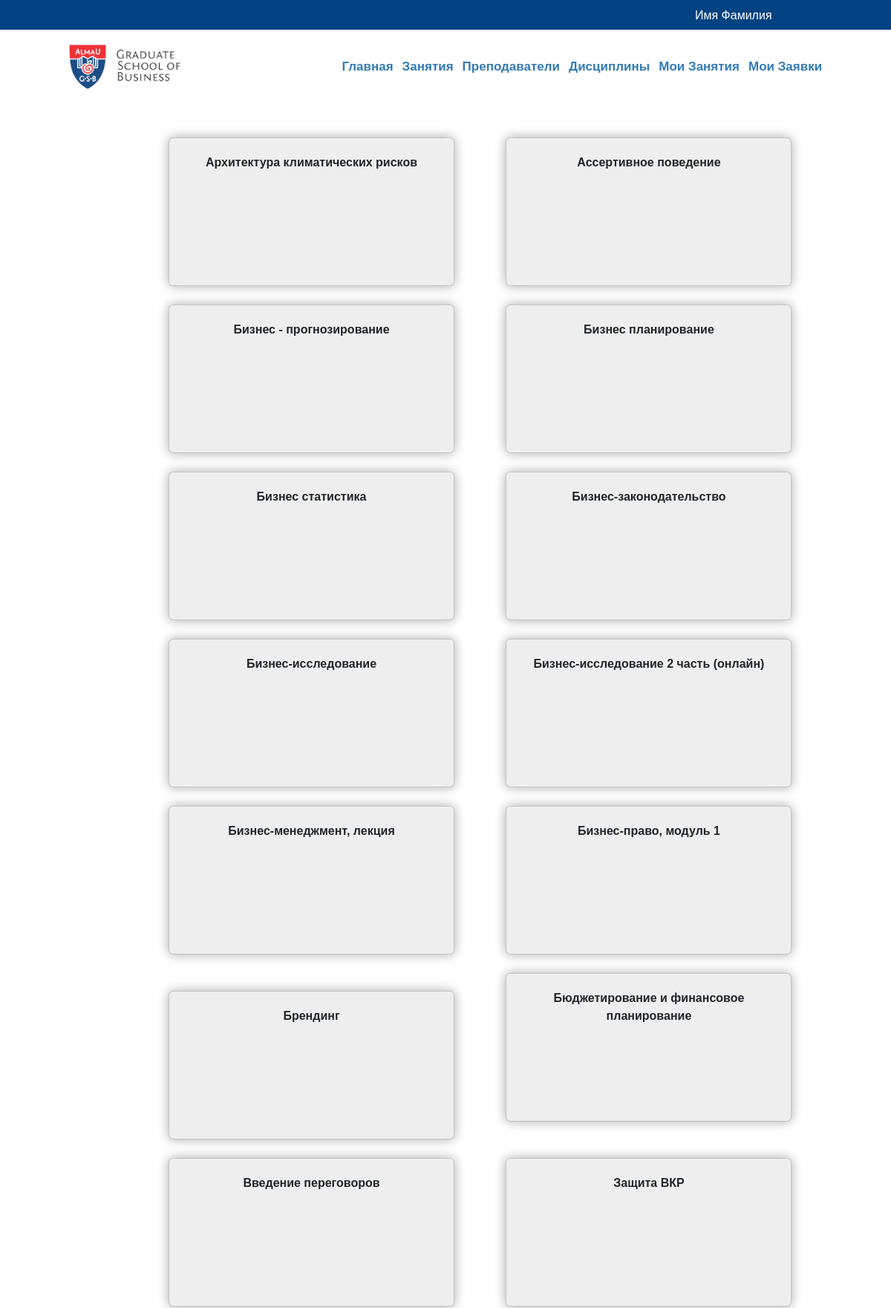
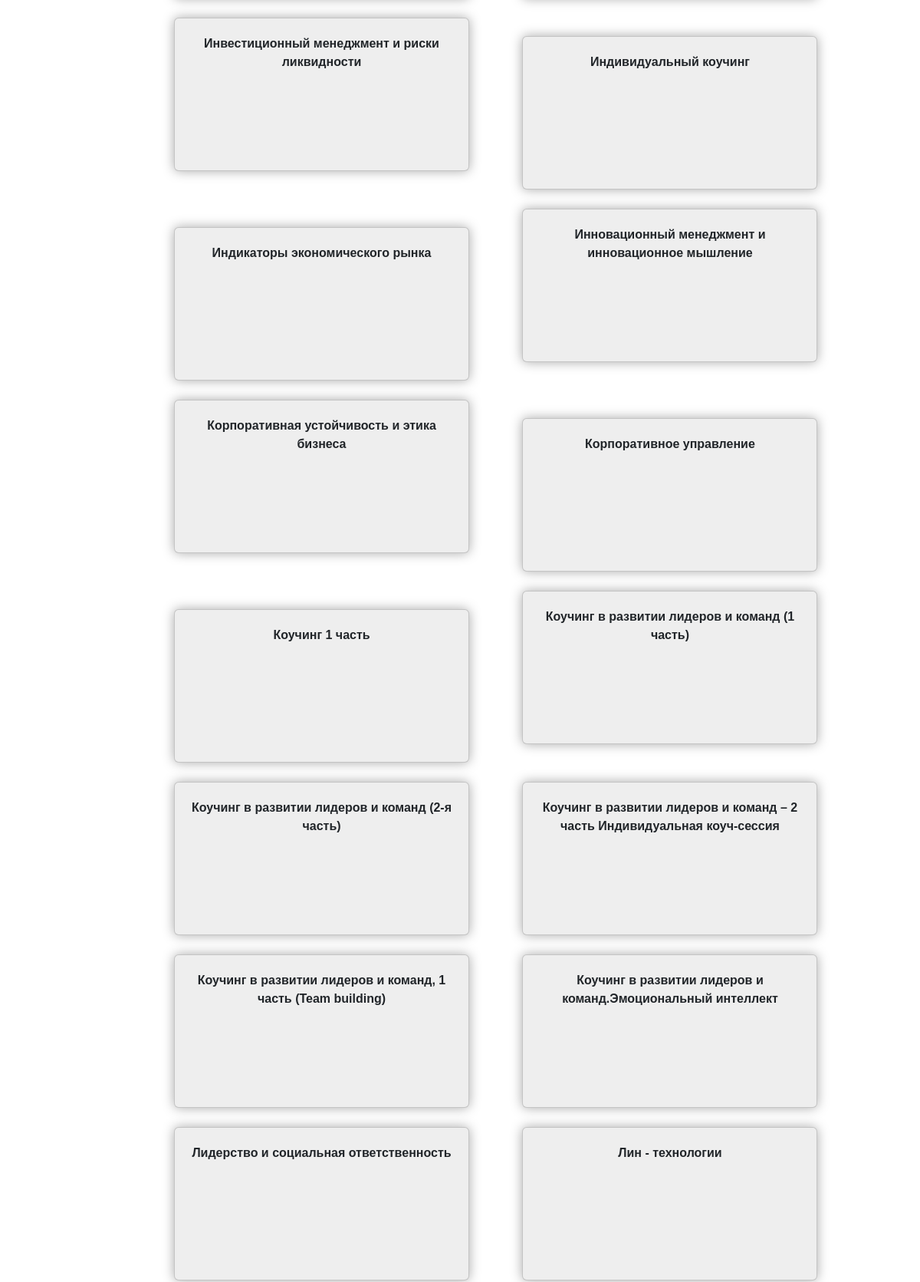
The app's page /disciplines/ (signed in, upper part) with its own data (2 pictures, top to bottom).
### main/models.py (models this page shows, shortened)
class Student(AbstractUser):
    type = models.ForeignKey(StudentType, on_delete=models.CASCADE, null=True)
    name = models.CharField('ФИО', max_length=255)
    number = models.IntegerField('Тел. номер', null=True)
    email = models.EmailField('Эл. почта', max_length=255)
    class Meta:
        verbose_name = 'Студент'
        verbose_name_plural = 'Студенты'

class Discipline(models.Model):
    title = models.CharField('Наименование', max_length=255)
    about = models.TextField('Описание', blank=True)
    class Meta:
        ordering = ['title']
        verbose_name = 'Дисциплина'
        verbose_name_plural = 'Дисциплины'

### main/views.py (the view)
# urls.py: path('disciplines/', views.disciplines, name='disciplines'),
def disciplines(request):
    error = 'No db'
    data = Discipline.objects.all()
    context = {
        'title': 'Дисциплины',
        'header': 'Занятия',
        'data': data,
        'error': error,
    }
    return render(request, 'disciplines.html', context)

### main/templates/disciplines.html (shortened to what this page needs)
{% extends 'base.html' %} {% block content%}
    {% for row in data %}
        <div class="card card-body lessonblock" style="background-color: #eee; width: 385px; height: 200px;">
            <p class="l-dis">{{row.title}}</p>
        </div>
    {% endfor %}
{% endblock %}

### main/templates/base.html (shortened to what this page needs)
{% load static %}
<!DOCTYPE html>
<html lang="en">
<head>
    <link rel="stylesheet" type="text/css" href="{% static 'css/bootstrap.min.css' %}">
    <link rel="stylesheet" type="text/css" href="{% static 'css/main.css' %}">
</head>
<body>
<div class="top-header">
    {% if user.is_authenticated %}
        <a href="{% url 'logout' %}"><h6>{{user.first_name}} {{user.last_name}}</h6></a>
    {% else %}
        <a href="{% url 'login' %}"><h6>Авторизоваться</h6></a>
    {% endif %}
</div>
<nav id="nav-container" class="main_header f-nav">
    <div class="header_logo">
    <a href="#"><img src="{% static 'img/logo_new.jpg' %}" alt=""/></a>
    </div>
    <ul id="ulik">
        <li><a href="{% url 'index' %}">Главная</a></li>
        <li><a href="{% url 'lesson' %}">Занятия</a></li>
        <li><a href="{% url 'coach' %}">Преподаватели</a></li>
        <li><a href="{% url 'disciplines' %}">Дисциплины</a></li>
        {% if user.is_authenticated %}
            <li><a href="{% url 'mylessons' %}">Мои Занятия</a></li>
            <li><a href="{% url 'requests' %}">Мои Заявки</a></li>
        {% endif %}
    </ul>
</nav>
<main role="main" class="container">
    <div class="mainblock">{% block content %}{% endblock %}</div>
</main>
</body>
</html>

### main/static/css/main.css (style rules this page uses)
body, html { width: 100%; height: 100%; margin: 0; padding: 0; display: block; }
* { box-sizing: border-box; list-style: none; font-family: 'Roboto-Bold', sans-serif; }
.top-header { height: 40px; background-color: #004282; font-family: 'Roboto', sans-serif; font-size: 14px; display: flex; align-items: center; }
.top-header a { color: white; margin-left: 78vw; margin-top: 10px; text-decoration: none; }
.header_logo img { width: 150px; }
.main_header { height: 100px; display: flex; justify-content: space-around; align-items: center; font-family: 'Roboto-Bold', sans-serif; font-weight: bold; font-size: 17px; }
.main_header ul { width: auto; display: flex; justify-content: flex-end; gap: 1vw; margin-bottom: 0; }
.main_header ul li a { color: #337ab7; text-decoration: none; padding-bottom: 6px; transition: .2s; }
.mainblock { margin-left: 120px; margin-right: 70px; margin-top: 20px; }
.lessonblock { margin-top: 25px; margin-left: 65px; display: inline-block; box-shadow: 0 0 15px #A9A9A9; }
.l-dis { margin-top: 5px; text-align: center; font-weight: 700; }

### records on screen
Student: first_name "Имя", last_name "Фамилия"
Discipline: title "Архитектура климатических рисков"
Discipline: title "Ассертивное поведение"
Discipline: title "Бизнес - прогнозирование"
Discipline: title "Бизнес планирование"
Discipline: title "Бизнес статистика"
Discipline: title "Бизнес-законодательство"
Discipline: title "Бизнес-исследование"
Discipline: title "Бизнес-исследование 2 часть (онлайн)"
Discipline: title "Бизнес-менеджмент, лекция"
Discipline: title "Бизнес-право, модуль 1"
Discipline: title "Брендинг"
Discipline: title "Бюджетирование и финансовое планирование"
Discipline: title "Введение переговоров"
Discipline: title "Защита ВКР"
Discipline: title "Инвестиционный менеджмент и риски ликвидности"
Discipline: title "Индивидуальный коучинг"
Discipline: title "Индикаторы экономического рынка"
Discipline: title "Инновационный менеджмент и инновационное мышление"
Discipline: title "Корпоративная устойчивость и этика бизнеса"
Discipline: title "Корпоративное управление"
Discipline: title "Коучинг 1 часть"
Discipline: title "Коучинг в развитии лидеров и команд (1 часть)"
Discipline: title "Коучинг в развитии лидеров и команд (2-я часть)"
Discipline: title "Коучинг в развитии лидеров и команд – 2 часть Индивидуальная коуч-сессия"
Discipline: title "Коучинг в развитии лидеров и команд, 1 часть (Team building)"
Discipline: title "Коучинг в развитии лидеров и команд.Эмоциональный интеллект"
Discipline: title "Лидерство и социальная ответственность"
Discipline: title "Лин - технологии"
